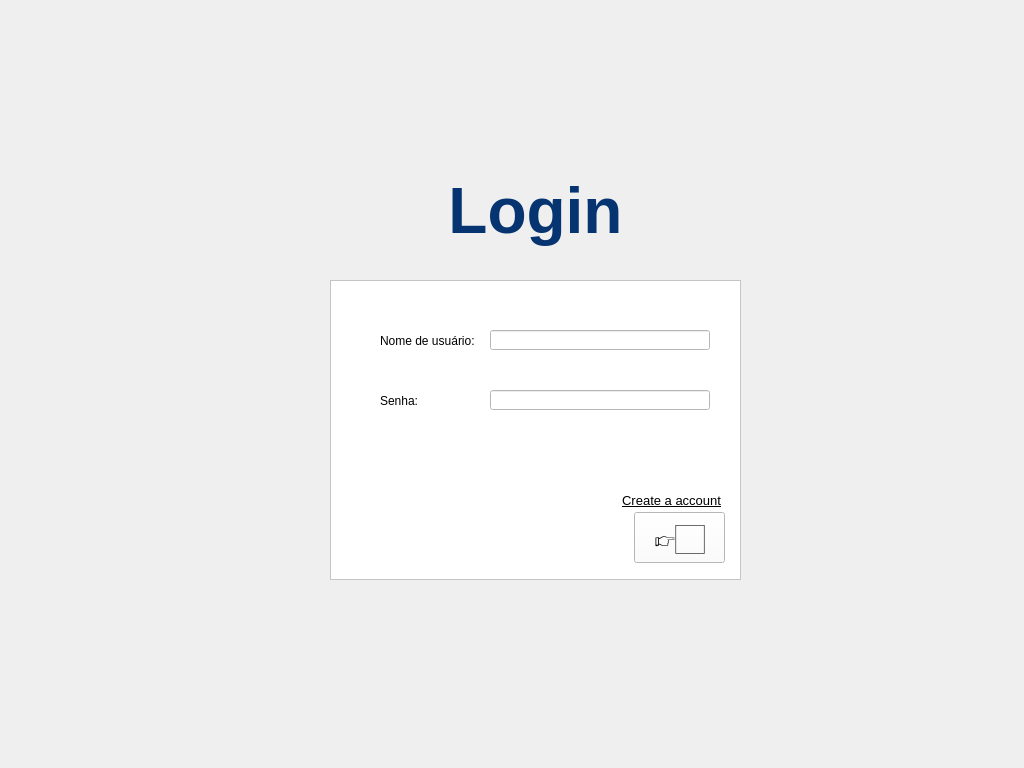
<?xml version="1.0" encoding="UTF-8"?>
<ui version="4.0">
 <class>LoginWindow</class>
 <widget class="QMainWindow" name="LoginWindow">
  <property name="windowModality">
   <enum>Qt::NonModal</enum>
  </property>
  <property name="geometry">
   <rect>
    <x>0</x>
    <y>0</y>
    <width>1024</width>
    <height>768</height>
   </rect>
  </property>
  <property name="sizePolicy">
   <sizepolicy hsizetype="Fixed" vsizetype="Fixed">
    <horstretch>0</horstretch>
    <verstretch>0</verstretch>
   </sizepolicy>
  </property>
  <property name="font">
   <font>
    <pointsize>10</pointsize>
    <underline>true</underline>
   </font>
  </property>
  <property name="windowTitle">
   <string>Login</string>
  </property>
  <widget class="QWidget" name="centralwidget">
   <widget class="QLabel" name="background">
    <property name="geometry">
     <rect>
      <x>0</x>
      <y>0</y>
      <width>1024</width>
      <height>768</height>
     </rect>
    </property>
    <property name="text">
     <string/>
    </property>
    <property name="pixmap">
     <pixmap resource="../resources.qrc">:/assets/authBackground.jpg</pixmap>
    </property>
    <property name="scaledContents">
     <bool>true</bool>
    </property>
   </widget>
   <widget class="QFrame" name="container">
    <property name="geometry">
     <rect>
      <x>330</x>
      <y>280</y>
      <width>411</width>
      <height>300</height>
     </rect>
    </property>
    <property name="palette">
     <palette>
      <active>
       <colorrole role="Button">
        <brush brushstyle="SolidPattern">
         <color alpha="255">
          <red>255</red>
          <green>255</green>
          <blue>255</blue>
         </color>
        </brush>
       </colorrole>
       <colorrole role="Base">
        <brush brushstyle="SolidPattern">
         <color alpha="255">
          <red>255</red>
          <green>255</green>
          <blue>255</blue>
         </color>
        </brush>
       </colorrole>
       <colorrole role="Window">
        <brush brushstyle="SolidPattern">
         <color alpha="255">
          <red>255</red>
          <green>255</green>
          <blue>255</blue>
         </color>
        </brush>
       </colorrole>
      </active>
      <inactive>
       <colorrole role="Button">
        <brush brushstyle="SolidPattern">
         <color alpha="255">
          <red>255</red>
          <green>255</green>
          <blue>255</blue>
         </color>
        </brush>
       </colorrole>
       <colorrole role="Base">
        <brush brushstyle="SolidPattern">
         <color alpha="255">
          <red>255</red>
          <green>255</green>
          <blue>255</blue>
         </color>
        </brush>
       </colorrole>
       <colorrole role="Window">
        <brush brushstyle="SolidPattern">
         <color alpha="255">
          <red>255</red>
          <green>255</green>
          <blue>255</blue>
         </color>
        </brush>
       </colorrole>
      </inactive>
      <disabled>
       <colorrole role="Button">
        <brush brushstyle="SolidPattern">
         <color alpha="255">
          <red>255</red>
          <green>255</green>
          <blue>255</blue>
         </color>
        </brush>
       </colorrole>
       <colorrole role="Base">
        <brush brushstyle="SolidPattern">
         <color alpha="255">
          <red>255</red>
          <green>255</green>
          <blue>255</blue>
         </color>
        </brush>
       </colorrole>
       <colorrole role="Window">
        <brush brushstyle="SolidPattern">
         <color alpha="255">
          <red>255</red>
          <green>255</green>
          <blue>255</blue>
         </color>
        </brush>
       </colorrole>
      </disabled>
     </palette>
    </property>
    <property name="styleSheet">
     <string notr="true">background-color: rgb(255, 255, 255);</string>
    </property>
    <property name="frameShape">
     <enum>QFrame::StyledPanel</enum>
    </property>
    <property name="frameShadow">
     <enum>QFrame::Raised</enum>
    </property>
    <widget class="QLabel" name="label_username">
     <property name="geometry">
      <rect>
       <x>50</x>
       <y>10</y>
       <width>101</width>
       <height>101</height>
      </rect>
     </property>
     <property name="text">
      <string>Nome de usuário:</string>
     </property>
    </widget>
    <widget class="QLabel" name="label_password">
     <property name="geometry">
      <rect>
       <x>50</x>
       <y>70</y>
       <width>101</width>
       <height>101</height>
      </rect>
     </property>
     <property name="text">
      <string>Senha:</string>
     </property>
    </widget>
    <widget class="QLineEdit" name="username">
     <property name="geometry">
      <rect>
       <x>160</x>
       <y>50</y>
       <width>220</width>
       <height>20</height>
      </rect>
     </property>
    </widget>
    <widget class="QLineEdit" name="password">
     <property name="geometry">
      <rect>
       <x>160</x>
       <y>110</y>
       <width>220</width>
       <height>20</height>
      </rect>
     </property>
     <property name="echoMode">
      <enum>QLineEdit::Password</enum>
     </property>
    </widget>
    <widget class="QPushButton" name="pushButton">
     <property name="geometry">
      <rect>
       <x>304</x>
       <y>232</y>
       <width>91</width>
       <height>51</height>
      </rect>
     </property>
     <property name="font">
      <font>
       <pointsize>22</pointsize>
      </font>
     </property>
     <property name="text">
      <string>👉🏻</string>
     </property>
    </widget>
    <widget class="QLabel" name="error">
     <property name="geometry">
      <rect>
       <x>50</x>
       <y>160</y>
       <width>251</width>
       <height>16</height>
      </rect>
     </property>
     <property name="styleSheet">
      <string notr="true">color: rgb(255, 0, 0);</string>
     </property>
     <property name="text">
      <string/>
     </property>
    </widget>
    <widget class="QLabel" name="signUp">
     <property name="geometry">
      <rect>
       <x>240</x>
       <y>210</y>
       <width>151</width>
       <height>20</height>
      </rect>
     </property>
     <property name="font">
      <font>
       <pointsize>10</pointsize>
       <underline>true</underline>
      </font>
     </property>
     <property name="cursor">
      <cursorShape>PointingHandCursor</cursorShape>
     </property>
     <property name="text">
      <string>Create a account</string>
     </property>
     <property name="alignment">
      <set>Qt::AlignRight|Qt::AlignTrailing|Qt::AlignVCenter</set>
     </property>
    </widget>
   </widget>
   <widget class="QLabel" name="title">
    <property name="geometry">
     <rect>
      <x>330</x>
      <y>170</y>
      <width>411</width>
      <height>81</height>
     </rect>
    </property>
    <property name="font">
     <font>
      <family>Segoe UI</family>
      <pointsize>48</pointsize>
      <weight>75</weight>
      <italic>false</italic>
      <bold>true</bold>
      <underline>false</underline>
      <strikeout>false</strikeout>
      <stylestrategy>PreferDefault</stylestrategy>
      <kerning>false</kerning>
     </font>
    </property>
    <property name="styleSheet">
     <string notr="true">color: rgb(6, 52, 113);</string>
    </property>
    <property name="text">
     <string>Login</string>
    </property>
    <property name="scaledContents">
     <bool>false</bool>
    </property>
    <property name="alignment">
     <set>Qt::AlignCenter</set>
    </property>
   </widget>
  </widget>
 </widget>
 <resources>
  <include location="../resources.qrc"/>
 </resources>
 <connections/>
</ui>
